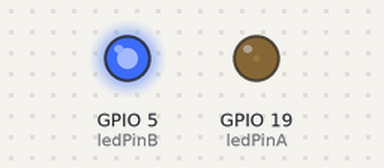
A sketch run on a simulated ESP32. Shown: output pins drawn as LEDs (lit = HIGH).

Above: at 0.05 s.
At 0.5 s:
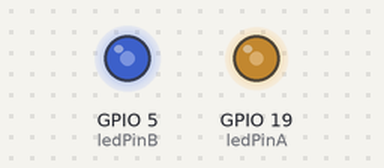
At 0.95 s:
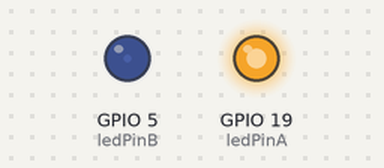
At 1.8 s:
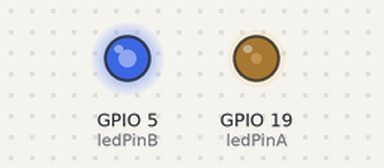
Timing chart, 0 to 4.7 s (numbered marks = the images above):
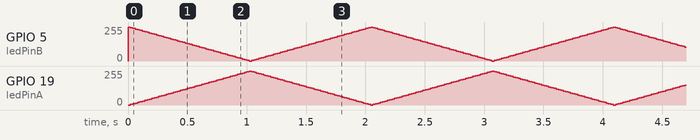

The sketch:

ex06.ino
```cpp
// 定义两个LED引脚 (改为 19 和 5)
const int ledPinA = 19; // 灯A：D19
const int ledPinB = 5;  // 灯B：D5

// PWM 配置
const int freq = 1000;      // 降低频率到 1000Hz，通常能让LED更亮
const int resolution = 8;   // 8位分辨率 (0-255)

// 亮度控制变量
int brightness = 0;   // 当前亮度 (0-255)
int fadeStep = 5;     // 亮度变化步长

void setup() {
  // 初始化两个独立的PWM通道
  ledcAttach(ledPinA, freq, resolution);
  ledcAttach(ledPinB, freq, resolution);
}

void loop() {
  // 核心逻辑：反相输出
  // 灯A (D19) 的亮度 = 当前亮度值
  ledcWrite(ledPinA, brightness);

  // 灯B (D5) 的亮度 = 255 - 当前亮度值
  ledcWrite(ledPinB, 255 - brightness);

  // 改变下一次的亮度
  brightness = brightness + fadeStep;

  // 到达极值（最亮255或最暗0）时，反转变化方向
  if (brightness <= 0 || brightness >= 255) {
    fadeStep = -fadeStep;
  }

  // 控制渐变的速度
  delay(20);
}
```
